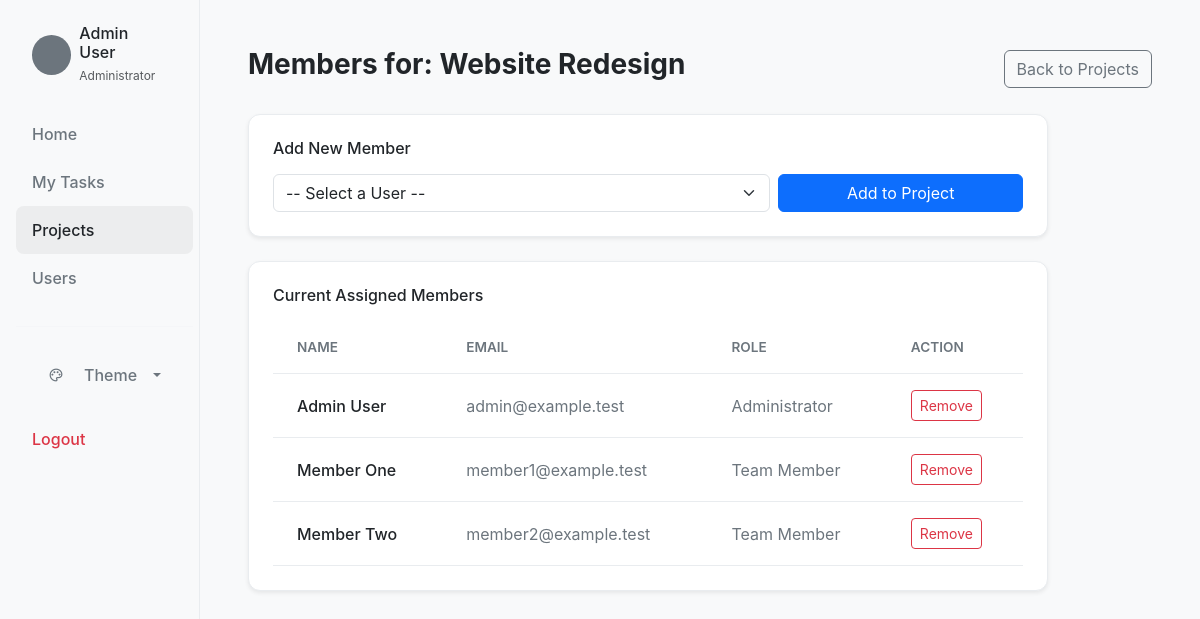
/project_members.php?id=1 (signed in), run on the app's committed database.
### tables this page shows
CREATE TABLE projects (
    id INT AUTO_INCREMENT PRIMARY KEY,
    name VARCHAR(150) NOT NULL,
    description TEXT,
    status ENUM('Active', 'Completed', 'On Hold') DEFAULT 'Active',
    created_at TIMESTAMP DEFAULT CURRENT_TIMESTAMP
);

CREATE TABLE users (
    id INT AUTO_INCREMENT PRIMARY KEY,
    name VARCHAR(100) NOT NULL,
    email VARCHAR(150) NOT NULL UNIQUE,
    password VARCHAR(255) NOT NULL,
    role ENUM('Administrator', 'Team Member') NOT NULL,
    status ENUM('Active', 'Inactive') DEFAULT 'Active',
    created_at TIMESTAMP DEFAULT CURRENT_TIMESTAMP
);

### src/helpers/validation.php (called while the page is built, shortened)
<?php
function sanitize(string $input): string
{
    return htmlspecialchars(trim($input), ENT_QUOTES, 'UTF-8');
}
?>

### public/project_members.php (the view, shortened to what this page needs)
<?php
require_once '../src/config/database.php';
require_once '../src/helpers/validation.php';
$projectId = $_GET['id'] ?? null;
$stmt = $pdo->prepare("SELECT id, name FROM projects WHERE id = ?");
$stmt->execute([$projectId]);
$project = $stmt->fetch(PDO::FETCH_ASSOC);
$membersStmt = $pdo->prepare("
    SELECT u.id, u.name, u.email, u.role
    FROM users u
    JOIN project_users pu ON u.id = pu.user_id
    WHERE pu.project_id = ?
");
$membersStmt->execute([$projectId]);
$members = $membersStmt->fetchAll(PDO::FETCH_ASSOC);
?>
<!DOCTYPE html>
<html lang="en">
<head>
    <link href="https://cdn.jsdelivr.net/npm/bootstrap@5.3.2/dist/css/bootstrap.min.css" rel="stylesheet">
    <link href="style.css" rel="stylesheet">
</head>
<body>
<div class="container-fluid">
    <div class="row">
        <div class="col-md-2 sidebar p-3 d-none d-md-block">
            <div class="d-flex align-items-center mb-4 px-3 mt-2">
                <div class="rounded-circle bg-secondary me-2" style="width: 40px; height: 40px;"></div>
                <div>
                    <h6 class="mb-0 text-white"><?= sanitize($_SESSION['name']) ?></h6>
                    <small class="text-muted" style="font-size: 0.75rem;"><?= sanitize($_SESSION['role']) ?></small>
                </div>
            </div>
            <nav class="nav flex-column">
                <a class="nav-link" href="dashboard.php">Home</a>
                <a class="nav-link" href="tasks.php">My Tasks</a>
                <a class="nav-link active" href="projects.php">Projects</a>
                <a class="nav-link" href="users.php">Users</a>
                <hr class="my-4" style="border-color: var(--dashbrd-border);">
                <div class="nav-item dropdown px-3 mb-2">
                    <a class="nav-link dropdown-toggle" href="#" role="button" data-bs-toggle="dropdown" aria-expanded="false">
                        <span class="material-symbols-outlined me-2 fs-6">palette</span> Theme
                    </a>
                </div>
                <a class="nav-link mt-2 text-danger" href="logout.php">Logout</a>
            </nav>
        </div>
        <div class="col-md-10 p-4 pt-5 px-lg-5">
            <div class="d-flex justify-content-between align-items-center mb-4">
                <h3 class="fw-bold">Members for: <?= sanitize($project['name']) ?></h3>
                <a href="projects.php" class="btn btn-outline-secondary">Back to Projects</a>
            </div>
            <div class="theme-card p-4 shadow-sm mb-4" style="max-width: 800px;">
                <h6 class="mb-3">Add New Member</h6>
                <form action="project_members.php?id=<?= $project['id'] ?>" method="POST" class="row g-2 align-items-end">
                    <div class="col-md-8">
                        <select name="user_id" class="form-select" required>
                            <option value="">-- Select a User --</option>
                        </select>
                    </div>
                    <div class="col-md-4">
                        <button type="submit" class="btn btn-primary w-100">Add to Project</button>
                    </div>
                </form>
            </div>
            <div class="theme-card p-4 shadow-sm" style="max-width: 800px;">
                <h6 class="mb-3">Current Assigned Members</h6>
                <div class="table-responsive">
                    <table class="table table-hover align-middle mb-0">
                        <thead>
                            <tr>
                                <th>Name</th>
                                <th>Email</th>
                                <th>Role</th>
                                <th>Action</th>
                            </tr>
                        </thead>
                        <tbody>
                            <?php if (empty($members)): ?>
                                <tr>
                                    <td colspan="4" class="text-center py-4 text-muted">No members assigned to this project.</td>
                                </tr>
                            <?php else: ?>
                                <?php foreach ($members as $member): ?>
                                    <tr>
                                        <td class="fw-medium text-white"><?= sanitize($member['name']) ?></td>
                                        <td class="text-secondary"><?= sanitize($member['email']) ?></td>
                                        <td class="text-secondary"><?= sanitize($member['role']) ?></td>
                                        <td>
                                            <form action="project_members.php?id=<?= $project['id'] ?>" method="POST" style="display:inline;">
                                                <button type="submit" class="btn btn-sm btn-outline-danger" onclick="return confirm('Remove this member from the project?');">Remove</button>
                                            </form>
                                        </td>
                                    </tr>
                                <?php endforeach; ?>
                            <?php endif; ?>
                        </tbody>
                    </table>
                </div>
            </div>
        </div>
    </div>
</div>
</body>
</html>

### public/style.css (style rules this page uses)
:root, [data-bs-theme="light"] { --dashbrd-bg: #f8f9fa; --dashbrd-surface: #ffffff; --dashbrd-border: #e9ecef; --dashbrd-text-muted: #6c757d; --dashbrd-text-main: #212529; }
body { background-color: var(--dashbrd-bg) !important; color: var(--dashbrd-text-main) !important; font-family: 'Inter', sans-serif !important; transition: background-color 0.3s ease, color 0.3s ease; }
.sidebar { background-color: var(--dashbrd-bg); min-height: 100vh; border-right: 1px solid var(--dashbrd-border); }
.nav-link { color: var(--dashbrd-text-muted); border-radius: 8px; padding: 12px 16px; font-weight: 500; transition: all 0.2s; display: flex; align-items: center; gap: 12px; }
.nav-link:hover, .nav-link.active { background-color: rgba(128, 128, 128, 0.1); color: var(--dashbrd-text-main); }
.card, .theme-card { background-color: var(--dashbrd-surface) !important; border: 1px solid var(--dashbrd-border) !important; border-radius: 12px; box-shadow: 0 4px 6px rgba(0, 0, 0, 0.05); }
.table { color: var(--dashbrd-text-main) !important; --bs-table-bg: transparent; }
.table td, .table th { border-bottom: 1px solid var(--dashbrd-border) !important; padding: 16px 24px; vertical-align: middle; }
.table th { color: var(--dashbrd-text-muted); font-size: 0.85rem; font-weight: 600; text-transform: uppercase; }
.text-secondary { color: var(--dashbrd-text-muted) !important; }
.text-white { color: var(--dashbrd-text-main) !important; }

### data on the page
projects: name "Website Redesign"
users: name "Admin User", email "admin@example.test", role "Administrator"
users: name "Member One", email "member1@example.test", role "Team Member"
users: name "Member Two", email "member2@example.test", role "Team Member"

### other printed values
$_SESSION['name'] "Admin User"
$_SESSION['role'] "Administrator"
